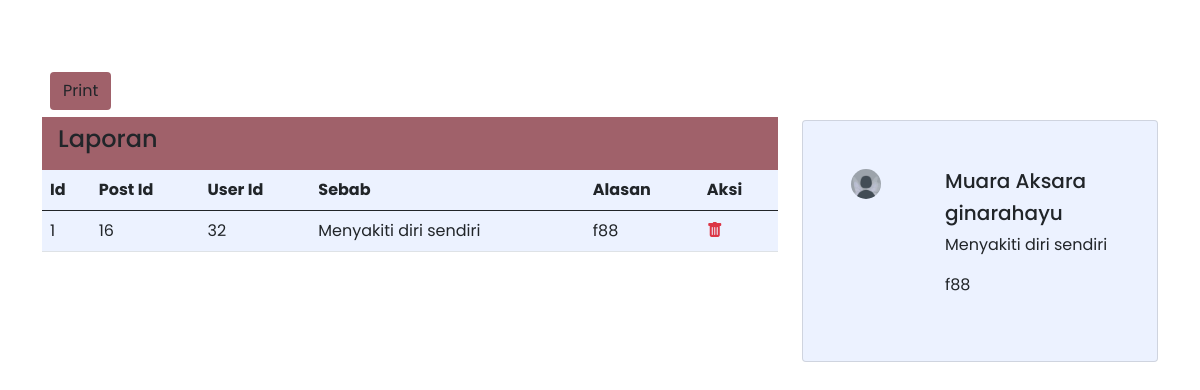
/admin/report.php, run on an earlier commit of the app's database.
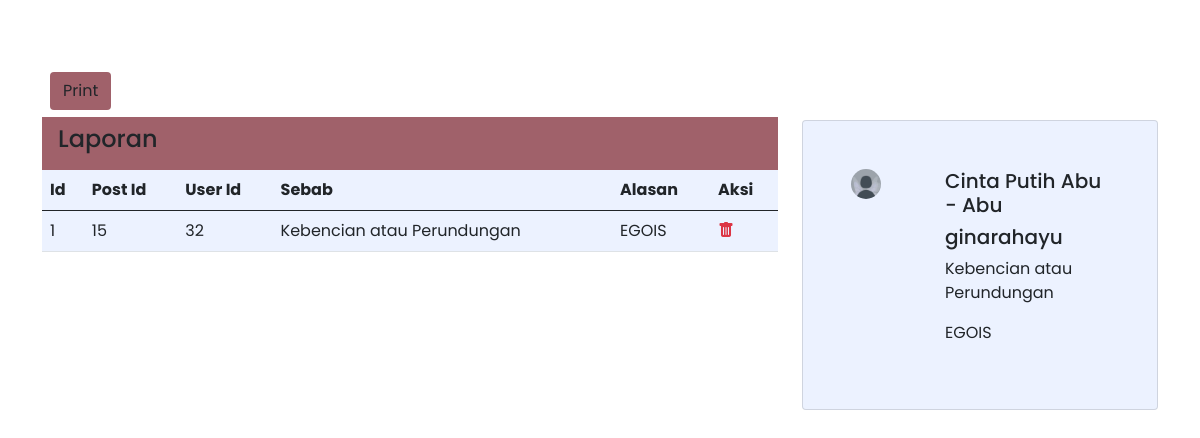
And on a later commit of the database.
### tables this page shows
CREATE TABLE `tb_report` (
  `id` int(11) NOT NULL,
  `post_id` int(11) NOT NULL,
  `user_id` int(11) NOT NULL,
  `sebab` text NOT NULL,
  `Alasan` text NOT NULL
);

CREATE TABLE `tb_post` (
  `id` int(11) NOT NULL,
  `judul` varchar(200) NOT NULL,
  `kategori_id` int(11) NOT NULL,
  `photo` text NOT NULL,
  `isi` text NOT NULL,
  `view` int(11) NOT NULL,
  `status` enum('arsip','publis','disable') NOT NULL,
  `user_id` int(11) NOT NULL
);

CREATE TABLE `tb_user` (
  `id` int(11) NOT NULL,
  `nama` varchar(100) NOT NULL,
  `username` varchar(100) NOT NULL,
  `email` varchar(100) NOT NULL,
  `password` varchar(100) NOT NULL,
  `photo` text NOT NULL
);

### admin/report.php (the view, shortened to what this page needs)
<?php
include 'header.php';
include '../db/koneksi.php';
?>
<div class="container">
  <div class="row">
    <div class="col-sm-8">
      <button class="btn mx-2" onclick="printDiv('print')" type="submit" data-toggle="print" data-placement="right" title="print"><i class='bx bx-printer'></i>Print</button>
      <div class="card-header border-0 d-flex justify-content-between" style="background-color: #A0616A; width: 100%;">
        <h4 class="d-inline">
          Laporan
        </h4>
      </div>
      <fieldset id="print">
        <table class="table" style="background-color: #ECF2FF;">
          <thead>
            <tr>
              <th scope="col">Id</th>
              <th scope="col">Post Id</th>
              <th scope="col">User Id</th>
              <th scope="col">Sebab</th>
              <th scope="col">Alasan</th>
              <th scope="col">Aksi</th>
            </tr>
          </thead>
          <?php $data = $conn->query("SELECT * FROM tb_report"); ?>
          <?php $no = 1; ?>
          <?php while ($row = $data->fetch_assoc()) : ?>
            <tr>
              <td><?php echo $no++ ?></td>
              <td><?php echo $row["post_id"] ?></td>
              <td><?php echo $row["user_id"] ?></td>
              <td><?php echo $row["sebab"] ?></td>
              <td><?php echo $row["Alasan"] ?></td>
              <td>
                <a href="index.php?id=<?php echo $row['id'] ?>&halaman=delete_report" class="text-danger" onclick="return confirm('berhasil dihapus')">
                  <i class="bi bi-trash-fill"></i>
                </a>
              </td>
            </tr>
          <?php endwhile ?>
        </table>
    </div>
    <div class="col-sm-4 mt-5">
      <?php
      $query = "SELECT tb_report.id, tb_report.sebab, tb_report.Alasan, tb_report.post_id, tb_report.user_id, tb_post.judul, tb_user.username FROM  tb_report
                    INNER JOIN tb_post
                    on tb_report.post_id = tb_post.id
                    INNER JOIN tb_user
                    on tb_report.user_id = tb_user.id ";
      $result = $conn->query($query);
      while ($menu = $result->fetch_assoc()) {
      ?>
        <div class="card p-5">
          <div class="row">
            <div class="col-4">
              <img src="../images/wa15.jpg" alt="" srcset="" width="30" style="border-radius: 50%;">
            </div>
            <div class="col-8">
              <h5><?php echo $menu['judul']; ?></h5>
              <h5><?php echo $menu['username']; ?></h5>
              <p><?php echo $menu['sebab']; ?></p>
              <p><?php echo $menu['Alasan']; ?></p>
            </div>
          </div>
        </div>
      <?php
      } ?>
    </div>
  </div>
</div>

What changed in the data, as far as the page shows it:
removed tb_report: post "16", user "32", sebab "Menyakiti diri sendiri", Alasan "f88", post.judul "Muara Aksara", user.username "ginarahayu"
added tb_report: post "15", user "32", sebab "Kebencian atau Perundungan", Alasan "EGOIS", post.judul "Cinta Putih Abu - Abu", user.username "ginarahayu"
